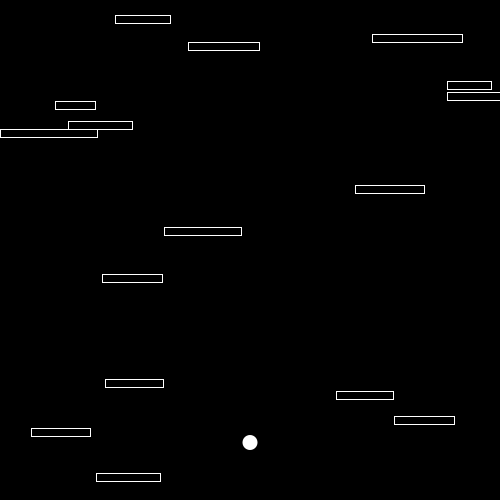
Frame 1 (no input)
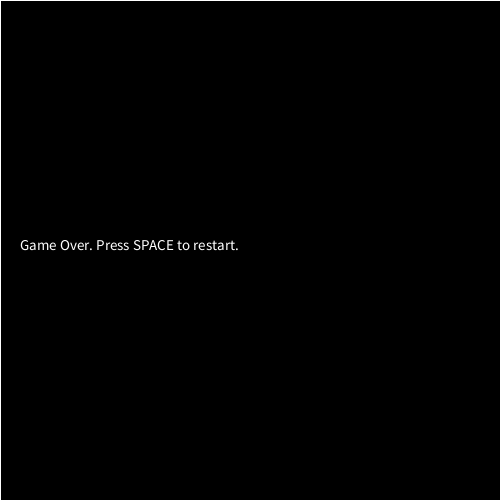
Frame 60 (the mouse pressed at the canvas centre just before this capture)
Frame 120 (the mouse held since frame 60 and released just before this capture): identical to frame 60, image omitted

The Processing sketch that drew these frames (run headless with seeded random() and noise(); from frame 60 on, the mouse is pressed at the canvas centre):

// Processing sketch: Prototype
// ── Prototype.pde
//Code inspired by Arthur Facredyn
//https://www.youtube.com/watch?v=QJGcxeF3YBs

ArrayList<Board> board; //array for floating boards in the game (as in "platforms" in the video)
boolean colliding; //corresponds to collide
PVector pos; //position of the ball/main character
PVector vel; //velocity of the ball
float moving = 0; //horizontal displacement of the ball
float r = 7.5; //radius of the ball

void setup() {

  size(500, 500);
  board = new ArrayList<Board>(); //delare the ArrayList for the board class
  for (int i = 0; i < height; i++) {
    board.add(new Board(i * random(10, 100), random(height)));
  } //add boards(objects) to the ArrayList to generate boards at random positions
  pos = new PVector(width/2, 450);
  vel = new PVector();
}

void draw() {

  background(0);
  colliding = false; //initiate the game as the ball not colliding on any board
  for (Board i : board) { // for(datatype/class in this case : variable name/defines the array)
    i.show(); //show the visuals of the boards
    if (i.collide(pos)) { //collide (board) = colliding (ball)
      colliding = true; 
      pos.y = i.bpos.y; //synchronizes positions for both ball and boards
    }
  }

  control();
  ball();

  if (!colliding) { //when the ball 
    vel.y += 0.5;
  }
  pos.add(vel);
  pos.x += moving; //horizontal position of the ball updates by keep adding the displacement
  vel.mult(0.8);

  if (pos.y >= 470) {
    colliding = true;
  }
}

void ball() { //visual of the main character
  fill(255);
  noStroke();
  ellipse(pos.x, pos.y - r, 15, 15);
}

void keyPressed(){
  if (keyCode == LEFT) {
      moving = -3; //ball moves to the left by 3 unites every time the left key is pressed
    }
    if (keyCode == RIGHT) {
      moving = 3; //ball moves to the right by 3 unites every time the right key is pressed
    }
    if (keyCode == UP) { //allows the ball to jump
      vel.y -= 8;       //using velocity creates more dynamic than simple addition/subtraction 
                        //of position/displacement, I wonder if acceleration is necessary here
                        //I could add gravity and outside forces into this game
      if (vel.y <= -20) { //limit how high the ball can jump if the player keeps pressing on the up key
        vel.y = 10;  //I haven't found a way to ACTUALLY to limit the height
      }            //for now it is only more difficult for the player to keep pressing
    }
    if (key == ' ') {
      setup(); //restart the game whenever the space key is pressed
    }          //the code is the same when pos.y < 0, I probably need to think of a
               //way to distinguish the meaning (restart and switch platforms)
  } 

void keyReleased() { //stops the ball from colliding forever when it is on a board
  if (keyCode == LEFT) { //only for horizontal motions(left and right)
    moving = 0;          //because they are the only motions when colliding = true
  }
  if (keyCode == RIGHT) {
    moving = 0;
  }  //I find it easier to organize all the keypress/release into a "control" function
}    //it's frustrating that only keyReleased doesn't have a boolean variable form

void control() { //conditionals(ifs) for checking the edges of the window 
  if (pos.y < 0) {
    setup(); //switch to a new scene/reinitiate the scene when the ball reaches to the top
  }
  if (pos.y > height + 80) { //the + 80 here means to give the player a couple
    gameover();      //of seconds to realize they have to jump before they simply "die"
  }    
  if (pos.x > width) {
    pos.x = width - r;
  }else if (pos.x < 0){
    pos.x = r;
  }
    
}

void gameover() { //display screen when the ball fall off(?) the window
  textSize(15);
  fill(0);
  rect(0, 0, width, height);
  fill(255);
  text("Game Over. Press SPACE to restart.", 20, height/2);
}

// ── Board.pde
class Board {
  PVector bpos;
  float blength = random(40, 100); //random board length
  float bthick = 8; //thickness of the boards

  Board(float x, float y) {
    bpos = new PVector(x, y); //the board position
                              //Facredyn used the same term "pos" in his video yet I found it 
  }                          //a bit necessary to differentiate the two
                             //like "collide" and "colliding"
  void show(){ //visual of the boards
    stroke(255);
    noFill();
    rect(bpos.x, bpos.y, blength, bthick);
  }
  
  boolean collide(PVector b){ //b refers to both ball and board
    if (b.x > bpos.x && b.y > bpos.y && b.x <bpos.x + blength && b.y < bpos.y + bthick){
      return true; //to ensure that when the ball is on the board, the ball is able to
    }          //stay static
    return false;
  }
  //boolean bounce(PVector b){
  //I was thinking of ways to make the ball bounce off when it hits the bottom of the board
  //but it kept getting errors
  //return true;
}
